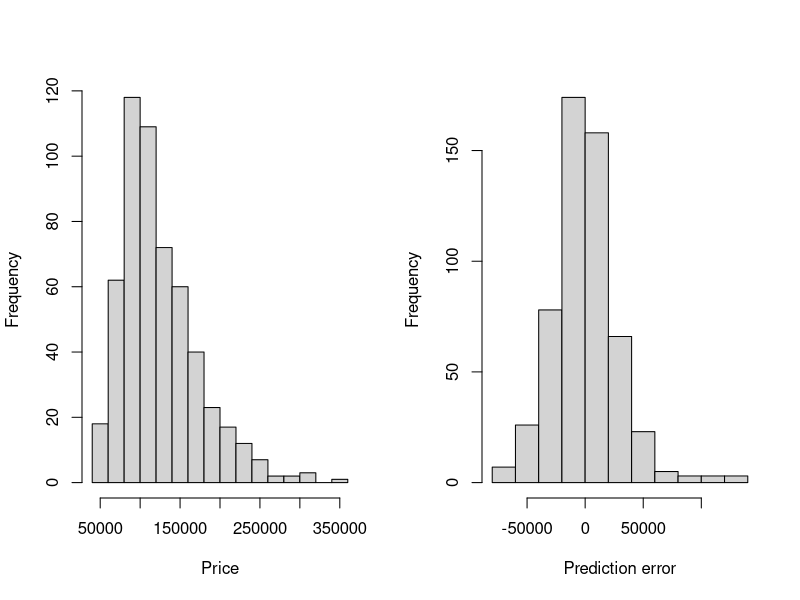
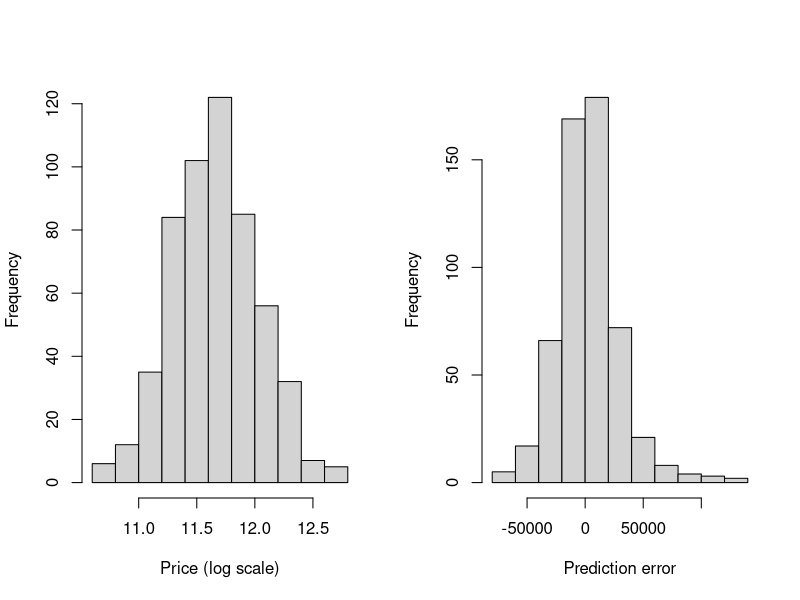

These figures' R source, in order:
## Windsor housing prices ##

# Setting work directory (customize)
setwd("/Users/miguel/Dropbox (Personal)/Current jobs/DATA-2016/DATA-02")

# Reading data
windsor <- read.csv(file="windsor.csv")
str(windsor)

# Linear regression model
fm1 <- price ~ lotsize + nbdrm + nbhrm + nstor + ngar + drive + recrm + base +
  gas + air + neigh  
mod1 <- lm(formula=fm1, data=windsor) 

# Exploring the model
names(mod1)
summary(mod1)

# Statistical evaluation of the model
pred1 <- predict(mod1, newdata=windsor)
res1 <- windsor$price - pred1
sd(res1)
sd(windsor$price)
sd(res1)/sd(windsor$price)

# Evaluation in dollar terms
mean(abs(res1)>40000)

# Figure 1
par(mfrow=c(1,2))
hist(windsor$price, main="", xlab="Price")
hist(res1, main="", xlab="Prediction error")

# Log transformation
fm2 <- log(price) ~ lotsize + nbdrm + nbhrm + nstor + ngar + drive + recrm + base +
  gas + air + neigh
mod2 <- lm(formula=fm2, data=windsor) 
summary(mod2)

# Interpreting the residual percentiles
exp(-0.12226)
exp(0.01633)
exp(0.12873)

# Evaluating the alternative regression model
pred2 <- exp(predict(mod2, newdata=windsor))
cor(windsor$price, pred2)

# Residuals analysis
res2 <- windsor$price - pred2
sd(res2)
sd(res2)/sd(windsor$price)
mean(abs(res2)>40000)

# Figure 2
par(mfrow=c(1,2))
hist(log(windsor$price), main="", xlab="Price (log scale)")
hist(res2, main="", xlab="Prediction error")
